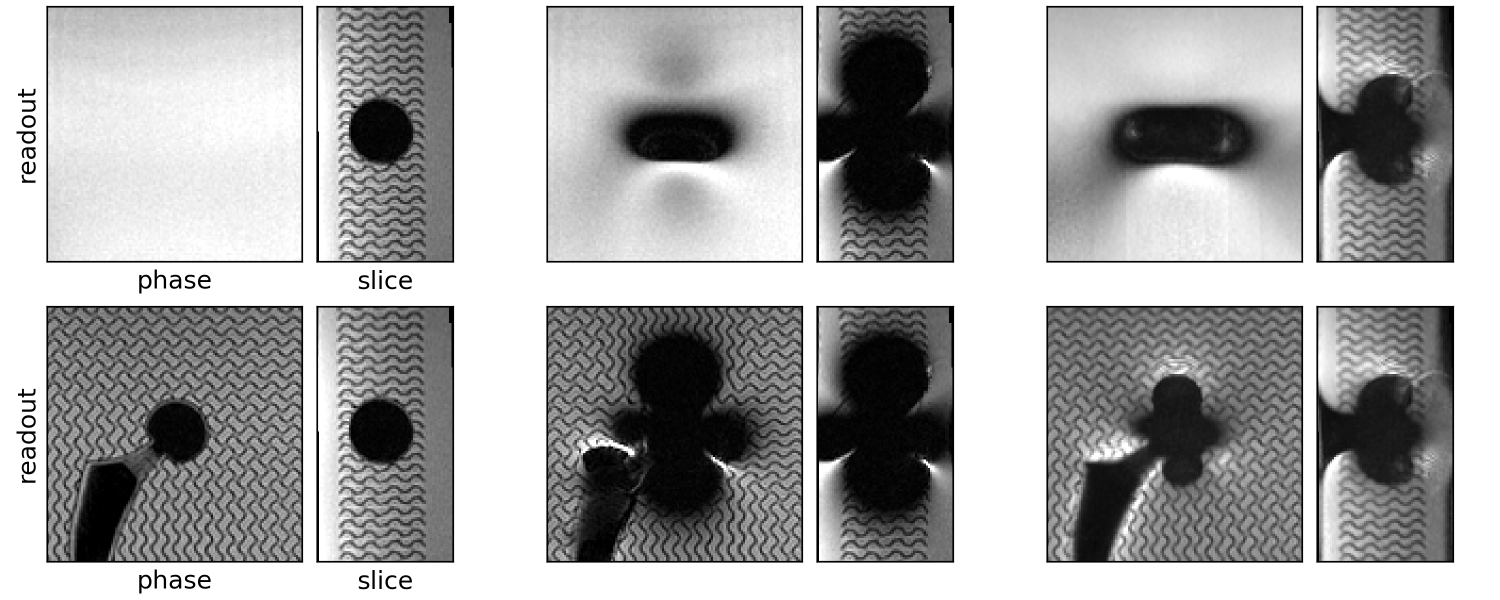
#> input picture rsl/metal-intro-lattice.png, 3000 x 1200 px (shown at 1/2 size); its folder holds only this picture in this run
$ python -i masks.py   (imports and definitions only)
#> lines starting #> are read from the running program, lines starting #| are printed output that depends on the picture; after the words box and inside, x2 and y2 are one past the last pixel; in counts of white or black regions, pixels touching at a corner belong together
#> further down, picture is the input picture: shape (1200, 3000, 3); min 0, max 255, mean 167.6
import scipy.ndimage as ndi
from skimage import filters, morphology


def get_implant_mask(image, filter_radius=3):
#> called with filter_radius = 3
    image = ndi.median_filter(image, footprint=morphology.ball(filter_radius)) # maybe unnecessary?
    mask = image < filters.threshold_otsu(image)  # global Otsu
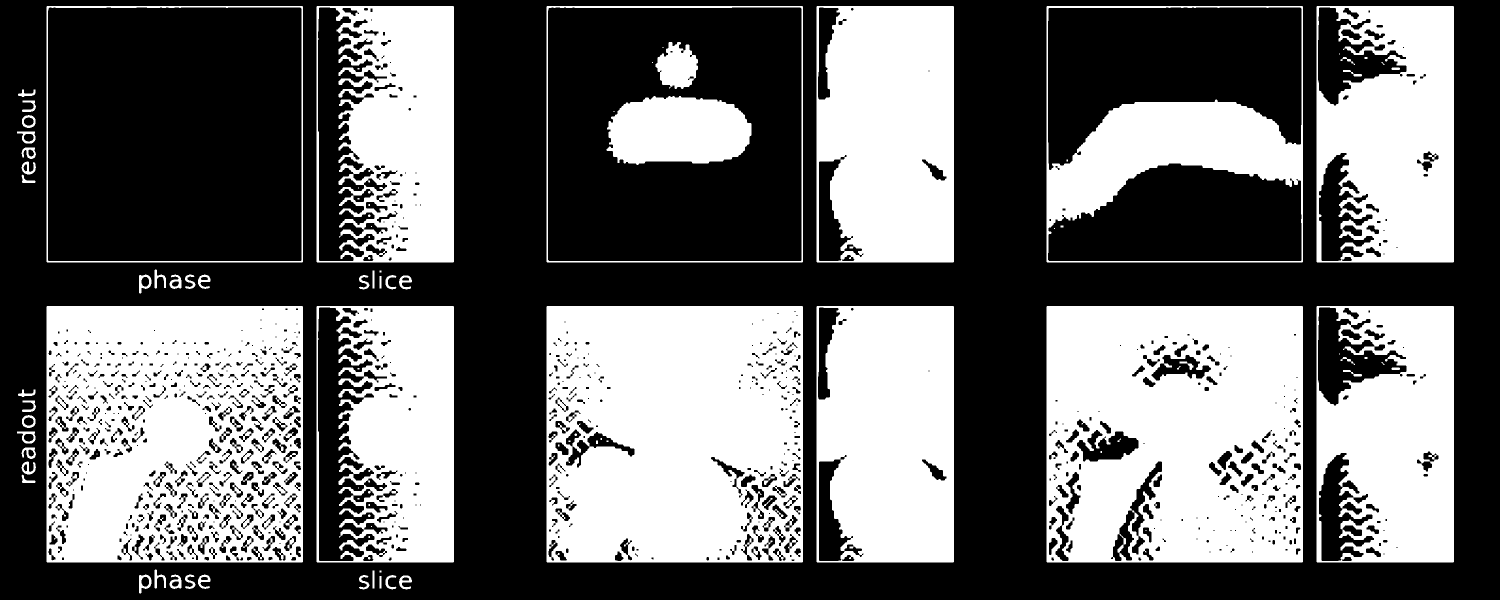
#> mask: shape (1200, 3000, 3) bool (shown at 1/2 size); 42.2% white; 95 white regions (31 under 20 px), largest, box (x1, y1, x2, y2) and area: (1093, 612, 1606, 1125) 244314, (2093, 612, 2606, 1125) 235197, (93, 612, 606, 1125) 225006
    if filter_radius is not None:
        mask = morphology.binary_opening(mask, morphology.ball(filter_radius))  # opening = erosion (min) then dilation (max)
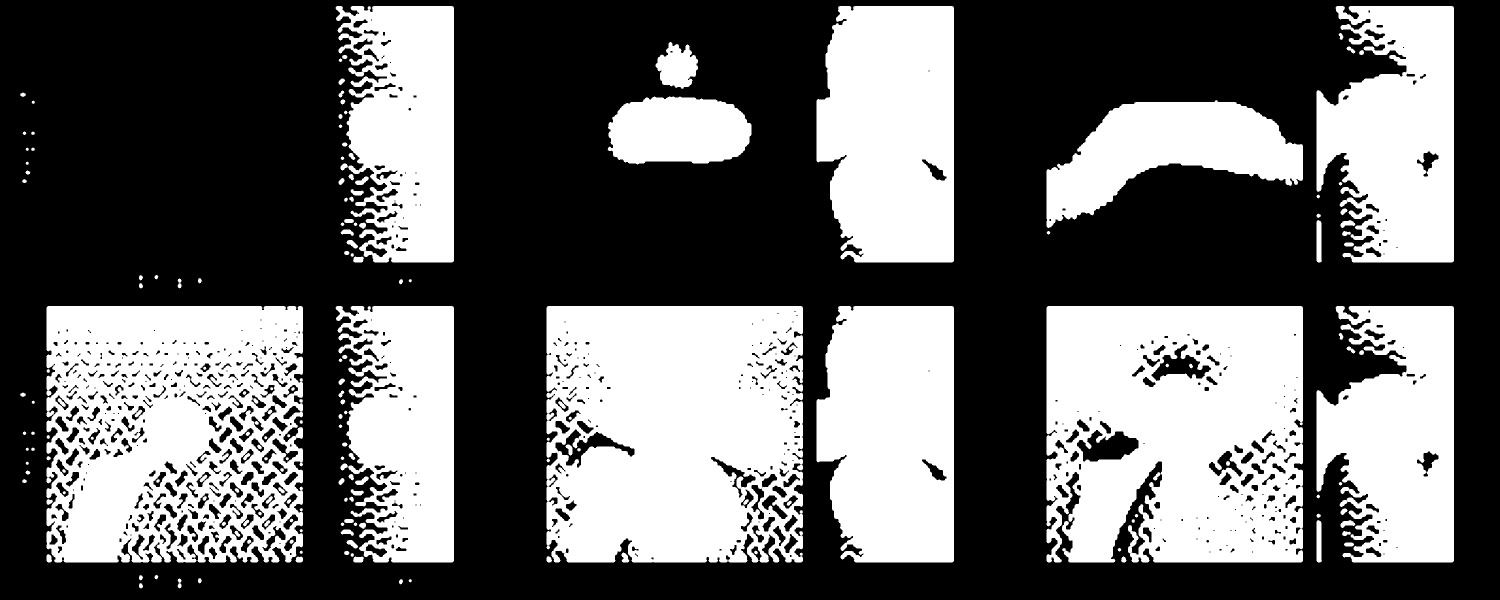
#> mask: shape (1200, 3000, 3) bool (shown at 1/2 size); 40.3% white; 175 white regions, largest, box (x1, y1, x2, y2) and area: (1093, 612, 1606, 1125) 239168, (2093, 612, 2606, 1125) 232199, (93, 612, 606, 1125) 212572
    # may want to dilate in some cases - leave it to those specific use cases?
    return mask

# to replace get_mask_register with this, you'll need to not the result; filter_radius was previously 5 for get_mask_register
def get_union(masks, close=True, open=True, filter_radius=2):
    mask = (sum(masks) > 0)
    if close:
        mask = ndi.binary_closing(mask, structure=morphology.ball(filter_radius), border_value=1) # closing = dilation (max) then erosion (min)
    if open:
        mask = ndi.binary_opening(mask, structure=morphology.ball(filter_radius), border_value=1) # opening = erosion (min) then dilation (max)
    return mask

>>> import cv2
>>> picture = cv2.imread('rsl/metal-intro-lattice.png')
>>> result = get_implant_mask(picture)
